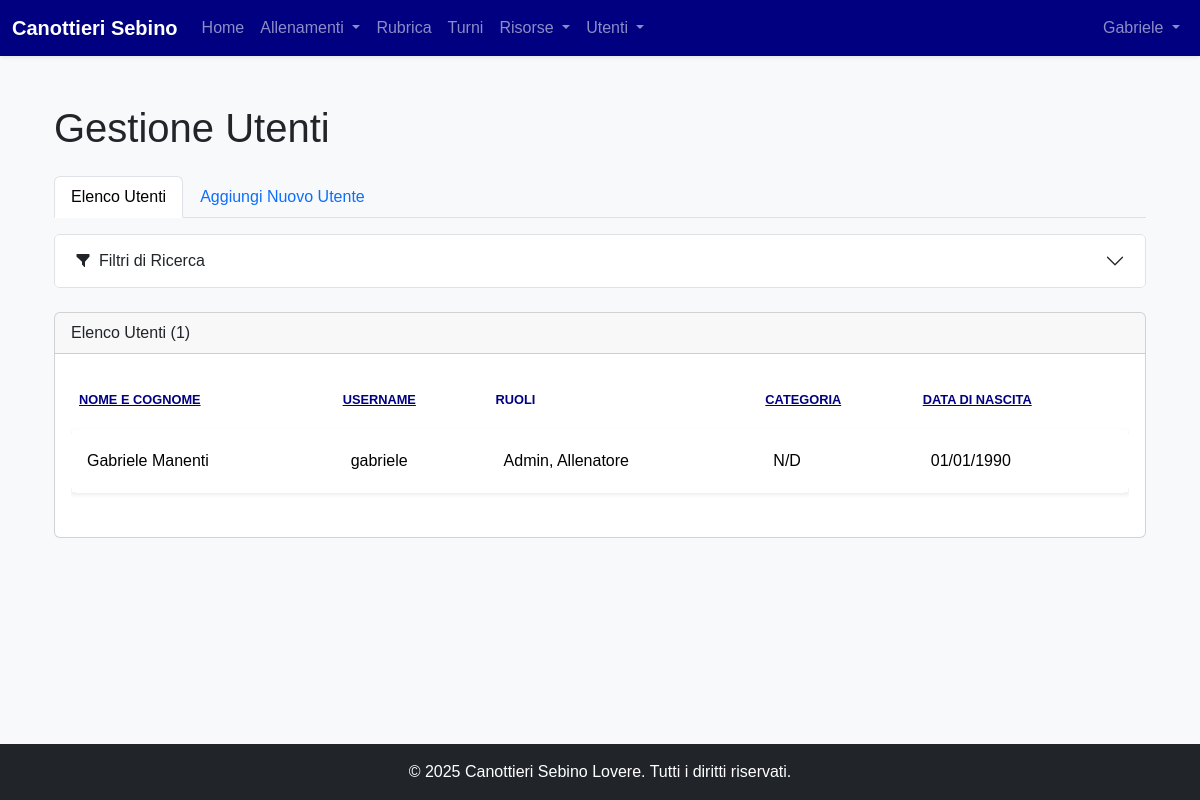
Page /admin/users (signed in) on the committed database.
### models.py (models this page shows, shortened)
class User(Base):
    __tablename__ = "users"
    id = Column(Integer, primary_key=True, index=True)
    username = Column(String, unique=True, index=True, nullable=False)
    hashed_password = Column(String, nullable=False)
    first_name = Column(String, nullable=False)
    last_name = Column(String, nullable=False)
    email = Column(String, unique=True, index=True)
    phone_number = Column(String)
    date_of_birth = Column(Date)
    tax_code = Column(String, unique=True)
    enrollment_year = Column(Integer)
    membership_date = Column(Date)
    certificate_expiration = Column(Date)
    address = Column(String)
    manual_category = Column(String, nullable=True)
    roles = relationship("Role", secondary=user_roles, back_populates="users")
    tags = relationship("Tag", secondary=user_tags, back_populates="users")
    barche_assegnate = relationship("Barca", secondary=barca_atleti_association, back_populates="atleti_assegnati")
    schede_pesi = relationship("SchedaPesi", back_populates="atleta")
    turni = relationship("Turno", back_populates="user")

class Role(Base):
    __tablename__ = "roles"
    id = Column(Integer, primary_key=True, index=True)
    name = Column(String, unique=True, index=True, nullable=False)
    users = relationship("User", secondary=user_roles, back_populates="roles")

### routers/admin.py (the view)
@router.get("/users", response_class=HTMLResponse)
async def admin_users_list(
        request: Request, db: Session = Depends(get_db), admin_user: models.User = Depends(get_current_admin_user),
        role_ids: List[int] = Query([]), categories: List[str] = Query([]),
        enrollment_year: Optional[int] = Query(None), cert_expiring: bool = Query(False),
        sort_by: str = Query("last_name"), sort_dir: str = Query("asc")
):
    query = db.query(models.User).options(joinedload(models.User.roles))
    if role_ids:
        query = query.join(models.user_roles).filter(models.user_roles.c.role_id.in_(role_ids))
    if enrollment_year:
        query = query.filter(models.User.enrollment_year == enrollment_year)
    if cert_expiring:
        two_months_from_now = date.today() + timedelta(days=60)
        query = query.filter(models.User.certificate_expiration <= two_months_from_now)
    users = query.all()
    if categories:
        users = [user for user in users if user.category in categories]
    reverse = sort_dir == "desc"
    sort_key = lambda u: u.last_name or ""
    if sort_by == "name":
        sort_key = lambda u: f"{u.first_name} {u.last_name}"
    elif sort_by == "username":
        sort_key = lambda u: u.username
    elif sort_by == "category":
        sort_key = lambda u: u.category or ""
    elif sort_by == "date_of_birth":
        sort_key = lambda u: u.date_of_birth or date.min
    users.sort(key=sort_key, reverse=reverse)
    all_roles = db.query(models.Role).all()
    all_years = sorted([y[0] for y in db.query(models.User.enrollment_year).distinct().all() if y[0] is not None],
                       reverse=True)
    all_categories = sorted(
        list(set(u.category for u in db.query(models.User).all() if u.category and u.category != "N/D")))
    return templates.TemplateResponse("admin_users_list.html", {
        "request": request, "users": users, "current_user": admin_user,
        "all_roles": all_roles, "all_categories": all_categories, "all_years": all_years,
        "current_filters": {"role_ids": role_ids, "categories": categories, "enrollment_year": enrollment_year,
                            "cert_expiring": cert_expiring},
        "sort_by": sort_by, "sort_dir": sort_dir
    })

### templates/admin_users_list.html (shortened to what this page needs)
{% extends "admin_layout.html" %}
{% block admin_content %}
<div class="accordion mb-4" id="filterAccordion">
    <div class="accordion-item">
        <h2 class="accordion-header" id="headingOne">
            <button class="accordion-button collapsed" type="button" data-bs-toggle="collapse" data-bs-target="#collapseOne" aria-expanded="false" aria-controls="collapseOne">
                <svg xmlns="http://www.w3.org/2000/svg" width="16" height="16" fill="currentColor" class="bi bi-funnel-fill me-2" viewBox="0 0 16 16"><path d="M1.5 1.5A.5.5 0 0 1 2 1h12a.5.5 0 0 1 .5.5v2a.5.5 0 0 1-.128.334L10 8.692V13.5a.5.5 0 0 1-.74.439L7 11.583V8.692L1.628 3.834A.5.5 0 0 1 1.5 3.5z"/></svg>
                Filtri di Ricerca
            </button>
        </h2>
    </div>
</div>
<div class="card">
    <div class="card-header">
        Elenco Utenti ({{ users|length }})
    </div>
    <div class="card-body">
        <div class="table-responsive">
            <table class="table table-hover">
                <thead>
                    <tr>
                        {% macro sort_link(field, text) %}
                            {% set new_dir = 'asc' if sort_by != field or sort_dir == 'desc' else 'desc' %}
                            {% set params = request.query_params.multi_items()|list %}
                            {% set final_params = [] %}
                            {% for key, val in params %}
                                {% if key not in ['sort_by', 'sort_dir'] %}
                                    {% set _ = final_params.append((key, val)) %}
                                {% endif %}
                            {% endfor %}
                            {% set _ = final_params.append(('sort_by', field)) %}
                            {% set _ = final_params.append(('sort_dir', new_dir)) %}
                            <th><a href="{{ url_for('admin_users_list') }}?{{ final_params|urlencode }}">{{ text }}
                            </a></th>
                        {% endmacro %}
                        {{ sort_link('name', 'Nome e Cognome') }}
                        {{ sort_link('username', 'Username') }}
                        <th>Ruoli</th>
                        {{ sort_link('category', 'Categoria') }}
                        {{ sort_link('date_of_birth', 'Data di Nascita') }}
                    </tr>
                </thead>
                <tbody>
                    {% for user in users %}
                    <tr onclick="window.location='{{ url_for('admin_view_user', user_id=user.id) }}';" style="cursor: pointer;">
                        <td>{{ user.first_name }} {{ user.last_name }}</td>
                        <td>{{ user.username }}</td>
                        <td>{{ user.roles | map(attribute='name') | map('title') | join(', ') }}</td>
                        <td>{{ user.category }}</td>
                        <td>{{ user.date_of_birth.strftime('%d/%m/%Y') if user.date_of_birth else 'N/D' }}</td>
                    </tr>
                    {% else %}
                    <tr>
                        <td colspan="5" class="text-center">Nessun utente trovato con i filtri selezionati.</td>
                    </tr>
                    {% endfor %}
                </tbody>
            </table>
        </div>
    </div>
</div>
{% endblock %}

### templates/base.html (shortened to what this page needs)
<!doctype html>
<html lang="it" class="h-100">
<head>
    <link href="https://cdn.jsdelivr.net/npm/bootstrap@5.3.3/dist/css/bootstrap.min.css" rel="stylesheet" xintegrity="sha384-QWTKZyjpPEjISv5WaRU9OFeRpok6YctnYmDr5pNlyT2bRjXh0JMhjY6hW+ALEwIH">
    <link rel="stylesheet" href="{{ url_for('static', path='/style.css') }}">
</head>
<body class="d-flex flex-column h-100 bg-light">
<nav class="navbar navbar-expand-lg navbar-dark bg-primary shadow-sm">
    <div class="container-fluid">
        <a class="navbar-brand fw-bold" href="/dashboard">
            Canottieri Sebino
        </a>
        <div class="collapse navbar-collapse" id="navbarNav">
            {% if current_user %}
            <ul class="navbar-nav me-auto mb-2 mb-lg-0">
                <li class="nav-item">
                    <a class="nav-link" href="/dashboard">Home</a>
                </li>
                <li class="nav-item dropdown">
                    <a class="nav-link dropdown-toggle" href="#" id="allenamentiDropdown" role="button" data-bs-toggle="dropdown" aria-expanded="false">
                        Allenamenti
                    </a>
                </li>
                <li class="nav-item">
                    <a class="nav-link" href="/rubrica">Rubrica</a>
                </li>
                {% if current_user.is_admin %}
                <li class="nav-item">
                    <a class="nav-link" href="/turni">Turni</a>
                </li>
                {% endif %}
                <li class="nav-item dropdown">
                    <a class="nav-link dropdown-toggle" href="#" id="risorseDropdown" role="button" data-bs-toggle="dropdown" aria-expanded="false">
                        Risorse
                    </a>
                </li>
                {% if current_user.is_admin %}
                <li class="nav-item dropdown">
                    <a class="nav-link dropdown-toggle" href="#" id="adminMenu" role="button" data-bs-toggle="dropdown" aria-expanded="false">
                        Utenti
                    </a>
                </li>
                {% endif %}
            </ul>
            {% endif %}
            <ul class="navbar-nav ms-auto">
                {% if current_user %}
                    <li class="nav-item dropdown">
                        <a class="nav-link dropdown-toggle" href="#" id="navbarUserDropdown" role="button" data-bs-toggle="dropdown" aria-expanded="false">
                            {{ current_user.first_name or current_user.username }}
                        </a>
                    </li>
                {% else %}
                    <li class="nav-item">
                        <a class="nav-link" href="/login">Login</a>
                    </li>
                {% endif %}
            </ul>
        </div>
    </div>
</nav>
<main class="container my-4 flex-grow-1">
    {% block content %}{% endblock %}
</main>
<footer class="text-center text-white py-3 mt-auto bg-dark">
    <div class="container">
        <p class="mb-0">&copy; 2025 Canottieri Sebino Lovere. Tutti i diritti riservati.</p>
    </div>
</footer>
</body>
</html>

### static/style.css (style rules this page uses)
:root { --club-white: #ffffff; --club-light-blue: #ADD8E6; --club-navy-blue: #000080; --club-off-white-bg: #f8f9fa; --club-text-dark: #212529; --bs-primary-rgb: 0, 0, 128; }
body { font-family: Helvetica, Arial, sans-serif; color: var(--club-text-dark); background-color: var(--club-off-white-bg); }
.navbar-dark { background-color: var(--club-navy-blue) !important; }
a { color: var(--club-navy-blue); }
.table { border-collapse: separate; border-spacing: 0 0.75rem; }
.table thead th { border: none; color: var(--club-navy-blue); text-transform: uppercase; font-size: 0.8rem; }
.table tbody tr { background-color: var(--club-white); box-shadow: 0 0.125rem 0.25rem rgba(0,0,0,0.075); transition: transform 0.2s ease, box-shadow 0.2s ease; cursor: pointer; }
.table tbody td { border: none; padding: 1.25rem 1rem; vertical-align: middle; }
.table tbody tr td:first-child { border-top-left-radius: 0.5rem; border-bottom-left-radius: 0.5rem; }
.table tbody tr td:last-child { border-top-right-radius: 0.5rem; border-bottom-right-radius: 0.5rem; }

### rows in the picture
User: first_name "Gabriele", last_name "Manenti", username "gabriele", roles|map "Admin, Allenatore", category "N/D", date_of_birth "01/01/1990"

### other values in the picture
{{ users|length }} "1"
{{ text }} "NOME E COGNOME USERNAME CATEGORIA DATA DI NASCITA"
